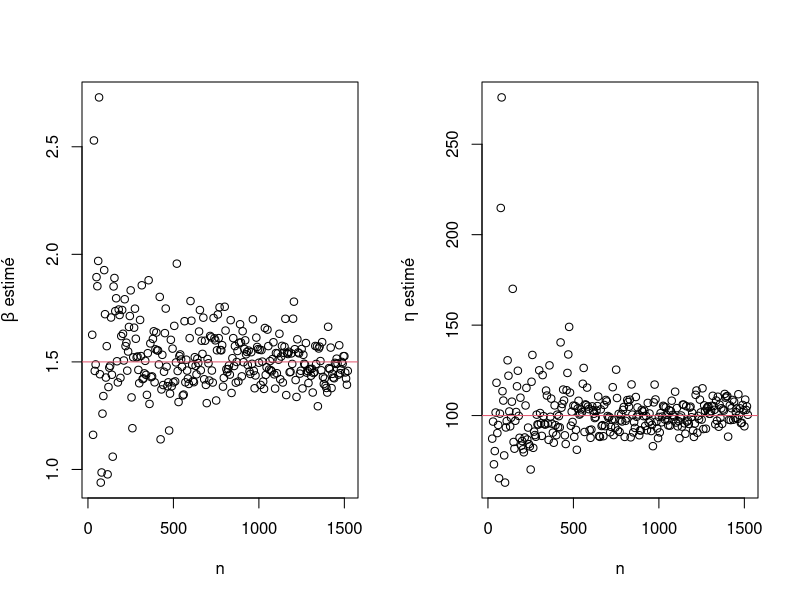
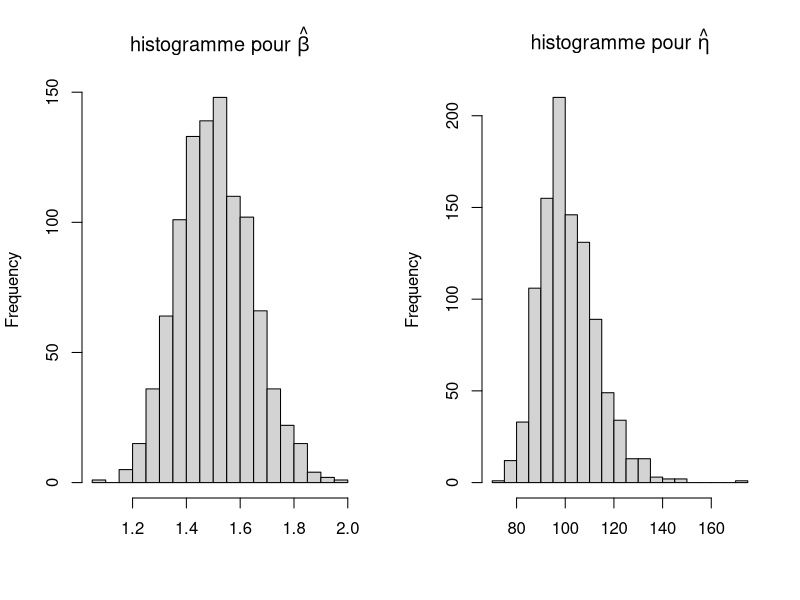

The R source for these figures, in order: (Note: this script raises an error after producing the figures.)


f_beta=function(b,ech,nbdef,censure)
{
  1/b + (sum(log(ech[ech<censure])))/nbdef - (sum((ech^b)*log(ech)))/(sum(ech^b))
}

EMV=function(t,c)
{
  m=length(t[t<c])
  beta.est = uniroot(f_beta,lower=0.001,upper=10,ech=t,nbdef=m,censure=c)$root
  eta.est = (1/m * sum(t^beta.est))^(1/beta.est)   #si m=0 on a des problèmes!! et cela peut arriver...
  return(list(beta_EMV=beta.est,eta_EMV=eta.est))
}

#figure 1 - convergence
betaVrai=1.5
etaVrai=100
c=40
N=300
n=rep(0,N)
EMV.est=matrix(nrow=N,ncol=2)

for (i in 1:N)
{
  n[i]=20+5*i
  t <- rweibull(n[i],betaVrai,etaVrai)
  t[t>c]=c
  
  EMV.est[i,1]=EMV(t,c)$beta_EMV
  EMV.est[i,2]=EMV(t,c)$eta_EMV
}

par(mfrow = c(1,2))
plot(n,EMV.est[,1],ylab=expression(beta* " estimé"))
abline(h=betaVrai,col=2)
plot(n,EMV.est[,2],ylab=expression(eta*" estimé"))
abline(h=etaVrai,col=2)


#figure 2 - normalité asymptotique
betaVrai=1.5
etaVrai=100
n=500
c=40
k=1000  #on fait k réalisations 
EMV.est=matrix(nrow=k,ncol=2) 
for (i in 1:k)
{
  t <- rweibull(n,betaVrai,etaVrai)
  t[t>c]=c
  EMV.est[i,1]=EMV(t,c)$beta_EMV
  EMV.est[i,2]=EMV(t,c)$eta_EMV
}
par(mfrow = c(1,2))
hist(EMV.est[,1],breaks=20,xlab="",main=expression("histogramme pour "*hat(beta)))
hist(EMV.est[,2],breaks=20,xlab="",main=expression("histogramme pour "*hat(eta)))

#3. test , évaluation de la moyenne et variance
#estimation de la variance et du biais
betaVrai=2
etaVrai=100
n=25
c=40
k=50  #on fait k réalisations 
EMV.est=matrix(nrow=k,ncol=2) 
for (i in 1:k)
{
  t <- rweibull(n,betaVrai,etaVrai)
  t[t>c]=c
  EMV.est[i,1]=EMV(t,c)$beta_EMV
  EMV.est[i,2]=EMV(t,c)$eta_EMV
}

var(EMV.est[,1])
var(EMV.est[,2])

mean(EMV.est[,1])
mean(EMV.est[,2])



n=50
c=40
k=1000  #on fait k r?alisations 
EMV.est=matrix(nrow=k,ncol=2) 
for (i in 1:k)
{
  t <- rweibull(n,beta,eta)
  t[t>c]=c
  EMV.est[i,1]=EMV(t,c)$beta_EMV
  EMV.est[i,2]=EMV(t,c)$eta_EMV
}

var(EMV.est[,1])
var(EMV.est[,2])

mean(EMV.est[,1])-beta
mean(EMV.est[,2])-eta

hist(EMV.est[,1])
hist(EMV.est[,2])
plot(density(EMV.est[,1]))
abline(v=beta,col=2)
plot(density(EMV.est[,2]))
abline(v=eta,col=2)